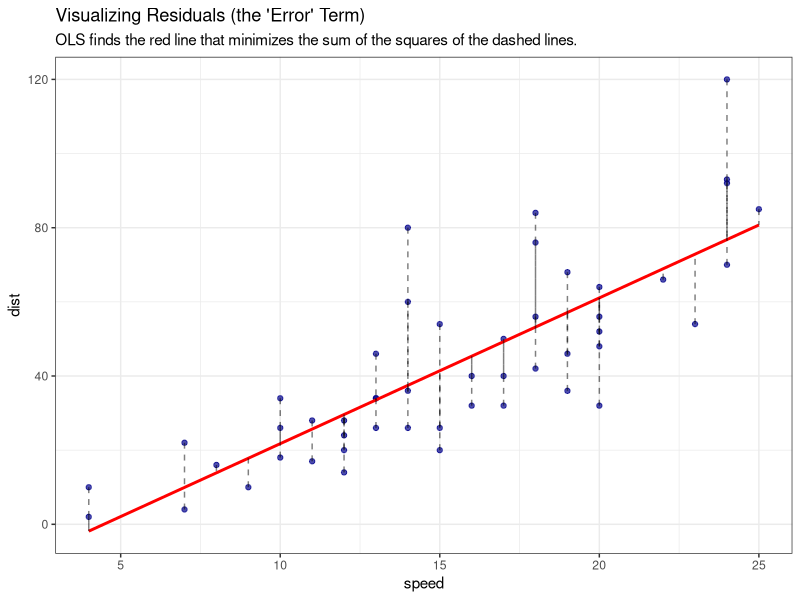
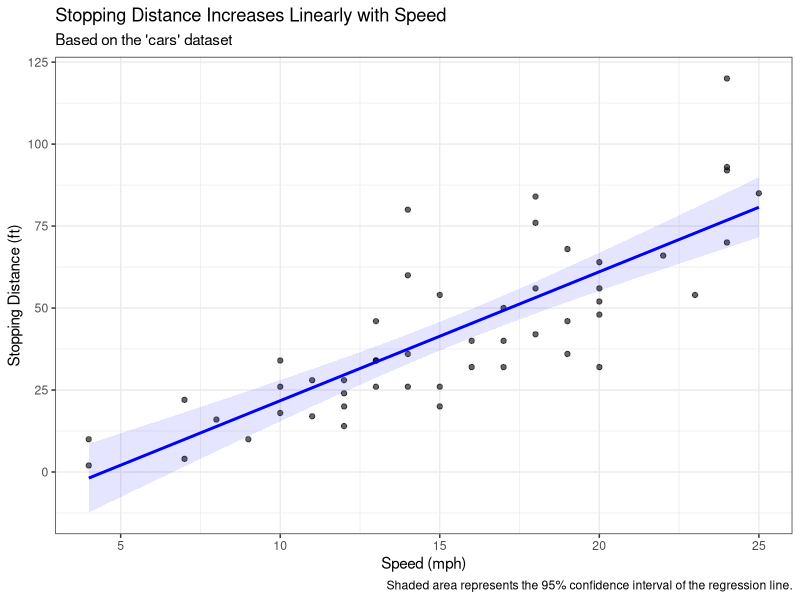
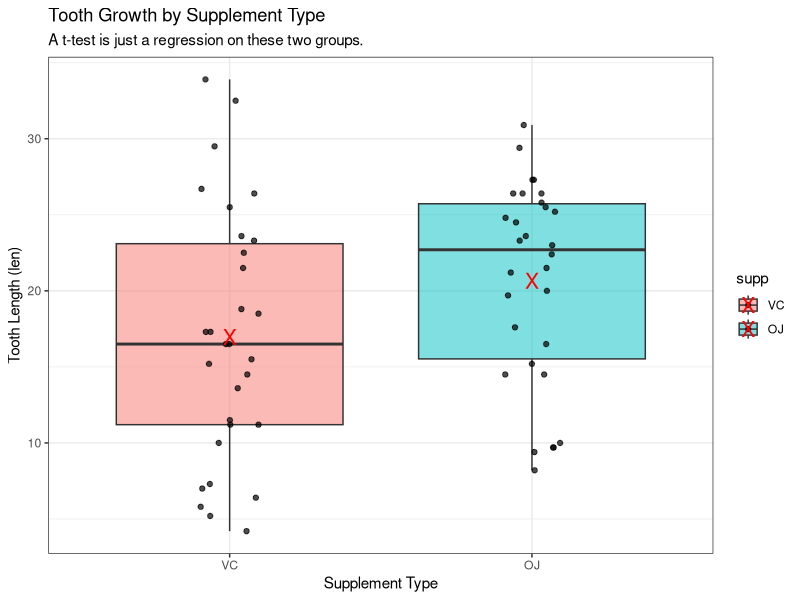
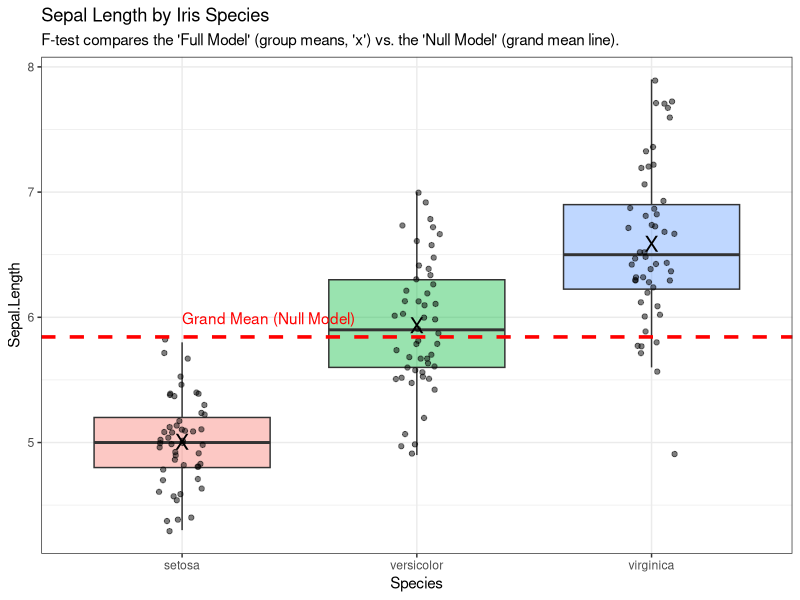
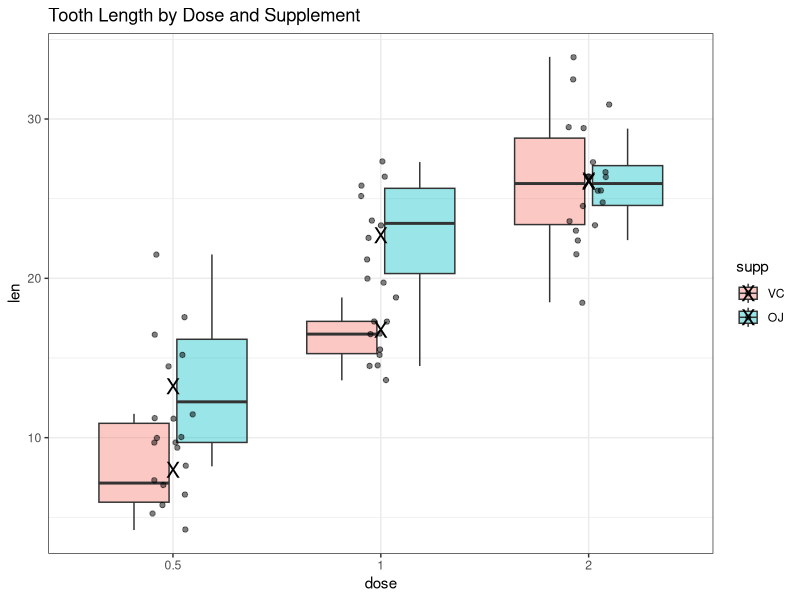
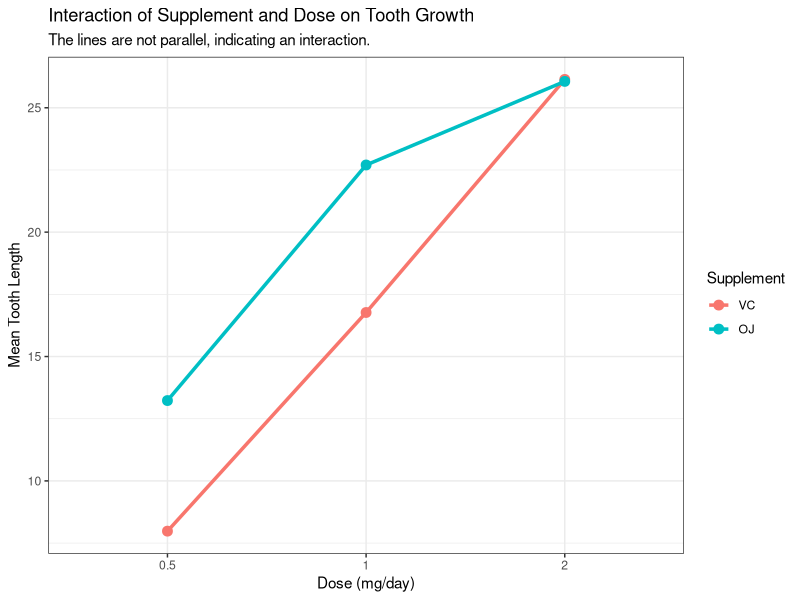
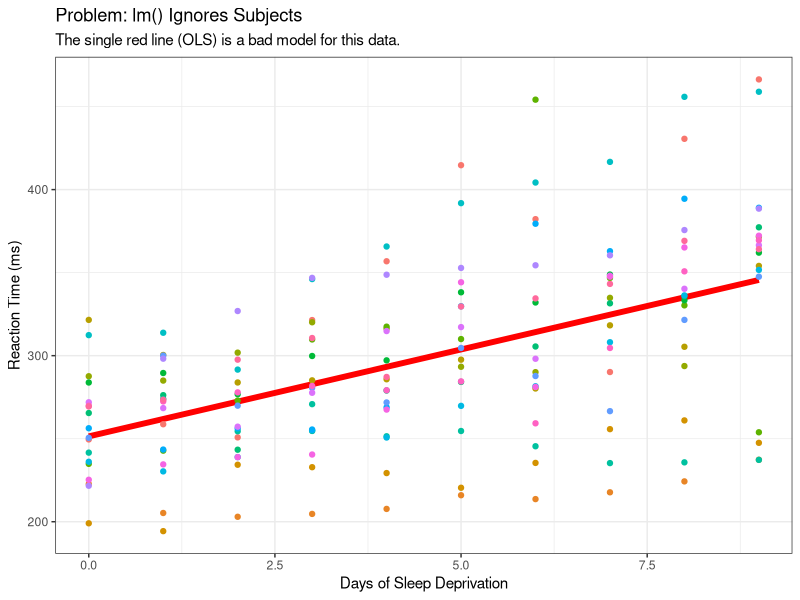
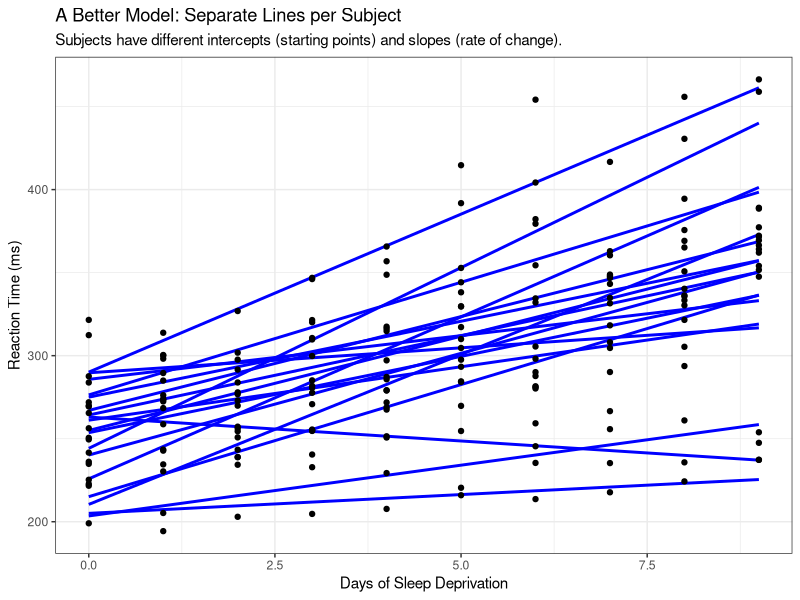

Write R code to recreate these figures, in order.
## ---- chunk 1
# This chunk sets up the R environment for the rest of the document
knitr::opts_chunk$set(
  echo = TRUE,       # Show the R code
  message = FALSE,   # Hide messages
  warning = FALSE,   # Hide warnings
  fig.align = "center", # Center plots
  out.width = '70%'
)

# Load required libraries
library(tidyverse) # For ggplot2, dplyr, and more
library(broom)     # For tidying model output
library(lme4)      # For Linear Mixed Models (LMM)
library(lmerTest)  # For p-values in LMMs
library(car)       # For Anova()
library(lattice)   # For qqmath()
## ---- chunk 2
# Use the built-in 'cars' dataset
data(cars)

# 1. Run the linear model
model_cars <- lm(dist ~ speed, data = cars)

# 2. Use broom::augment() to get model results
model_aug <- broom::augment(model_cars)

# 3. Plot the data, the line, and the residuals
ggplot(model_aug, aes(x = speed, y = dist)) +
  geom_point(color = "darkblue", alpha = 0.7) +  # The raw data points (Y_i)
  geom_smooth(method = "lm", se = FALSE, color = "red") + # The regression line (Y_hat)
  geom_segment(
    aes(xend = speed, yend = .fitted), 
    color = "black", 
    alpha = 0.5, 
    linetype = "dashed"
  ) + # The residuals (epsilon_i)
  labs(
    title = "Visualizing Residuals (the 'Error' Term)",
    subtitle = "OLS finds the red line that minimizes the sum of the squares of the dashed lines."
  ) +
  theme_bw()
## ---- chunk 3
model_cars <- lm(dist ~ speed, data = cars)

# Use summary() to get the detailed results
summary(model_cars)
## ---- chunk 4
ggplot(cars, aes(x = speed, y = dist)) +
  geom_point(alpha = 0.6) +
  geom_smooth(method = "lm", color = "blue", fill = "blue", alpha = 0.1) +
  labs(
    title = "Stopping Distance Increases Linearly with Speed",
    subtitle = "Based on the 'cars' dataset",
    x = "Speed (mph)",
    y = "Stopping Distance (ft)",
    caption = "Shaded area represents the 95% confidence interval of the regression line."
  ) +
  theme_bw()
## ---- chunk 5
data(ToothGrowth)
# Set "VC" as the reference group to make output clearer
ToothGrowth$supp <- factor(ToothGrowth$supp, levels = c("VC", "OJ"))

# Run the t-test, assuming equal variances
ttest_result <- t.test(len ~ supp, data = ToothGrowth, var.equal = TRUE)
ttest_result
## ---- chunk 6
model_t <- lm(len ~ supp, data = ToothGrowth)
summary(model_t)
## ---- chunk 7
ggplot(ToothGrowth, aes(x = supp, y = len, fill = supp)) +
  geom_boxplot(alpha = 0.5, outlier.shape = NA) +
  geom_jitter(width = 0.1, height = 0, alpha = 0.7) +
  # We can also add points for the means, which is what the model estimates
  stat_summary(
    fun = "mean", 
    geom = "point",
    shape = "X",
    size = 5,
    color = "red"
  ) +
  labs(
    title = "Tooth Growth by Supplement Type",
    subtitle = "A t-test is just a regression on these two groups.",
    x = "Supplement Type",
    y = "Tooth Length (len)"
  ) +
  theme_bw()
## ---- chunk 8
# 'iris' is built-in
data(iris)
# Run the linear model
model_aov <- lm(Sepal.Length ~ Species, data = iris)
## ---- chunk 9
summary(model_aov)
## ---- chunk 10
anova(model_aov)
## ---- chunk 11
# 1. Build the null model (intercept-only)
model_null <- lm(Sepal.Length ~ 1, data = iris)

# 2. Compare the null model to the full model
anova(model_null, model_aov)
## ---- chunk 12
# Get the grand mean for our plot
grand_mean <- mean(iris$Sepal.Length)

ggplot(iris, aes(x = Species, y = Sepal.Length, fill = Species)) +
  geom_boxplot(alpha = 0.4, outlier.shape = NA) +
  geom_jitter(width = 0.1, alpha = 0.5) +
  # This is the "Full Model" prediction (the group means)
  stat_summary(
    fun = "mean", geom = "point", shape = "X", size = 5, color = "black"
  ) +
  # This is the "Null Model" prediction (the grand mean)
  geom_hline(
    yintercept = grand_mean, linetype = "dashed", color = "red", linewidth = 1.2
  ) +
  annotate(
    "text", x = "setosa", y = grand_mean + 0.15, 
    label = "Grand Mean (Null Model)", color = "red", hjust = "left"
  ) +
  labs(
    title = "Sepal Length by Iris Species",
    subtitle = "F-test compares the 'Full Model' (group means, 'x') vs. the 'Null Model' (grand mean line)."
  ) +
  theme_bw() +
  theme(legend.position = "none")
## ---- chunk 13
# Convert dose to a factor
ToothGrowth$dose <- as.factor(ToothGrowth$dose)

# Model 0: Null Model (Grand Mean)
model_0 <- lm(len ~ 1, data = ToothGrowth)

# Model 3: Additive Model (Main Effects Only)
model_3 <- lm(len ~ supp + dose, data = ToothGrowth)

# Model 4: Interaction Model (Full Factorial)
model_4 <- lm(len ~ supp * dose, data = ToothGrowth)
## ---- chunk 14
# Does adding the interaction term (supp:dose) significantly reduce the SSE?
anova(model_3, model_4)
## ---- chunk 15
# Use car::Anova() on the full interaction model
full_model_anova <- car::Anova(model_4,type=3)
full_model_anova
## ---- chunk 16
ggplot(ToothGrowth, aes(x = dose, y = len, fill = supp)) +
  geom_boxplot(alpha = 0.4, outlier.shape = NA) +
  geom_jitter(width = 0.1, alpha = 0.5) +
  # This is the "Full Model" prediction (the group means)
  stat_summary(
    fun = "mean", geom = "point", shape = "X", size = 5, color = "black"
  ) +
  labs(
    title = "Tooth Length by Dose and Supplement",
  ) +
  theme_bw()
## ---- chunk 17
# We need to get the group means to plot
tg_summary <- ToothGrowth %>%
  group_by(supp, dose) %>%
  summarise(mean_len = mean(len))

# Plot the interaction
ggplot(tg_summary, aes(x = dose, y = mean_len, color = supp, group = supp)) +
  geom_line(linewidth = 1.2) +
  geom_point(size = 3) +
  labs(
    title = "Interaction of Supplement and Dose on Tooth Growth",
    subtitle = "The lines are not parallel, indicating an interaction.",
    x = "Dose (mg/day)",
    y = "Mean Tooth Length",
    color = "Supplement"
  ) +
  theme_bw()
## ---- chunk 18
# Load the lme4 package for the data
library(lme4)

ggplot(sleepstudy, aes(x = Days, y = Reaction)) +
  # Plot the "pooled" line, which is what lm() does
  geom_smooth(method = "lm", color = "red", linewidth = 2, se=FALSE) +
  # Add the raw data points, colored by Subject
  geom_point(aes(color = Subject)) +
  labs(
    title = "Problem: lm() Ignores Subjects",
    subtitle = "The single red line (OLS) is a bad model for this data.",
    x = "Days of Sleep Deprivation",
    y = "Reaction Time (ms)"
  ) +
  theme_bw() +
  theme(legend.position = "none") # Too many subjects to show a legend
## ---- chunk 19
ggplot(sleepstudy, aes(x = Days, y = Reaction, group = Subject)) +
  # Add a separate line for each subject
  geom_smooth(method = "lm", se = FALSE, color = "blue", alpha = 0.5) +
  geom_point() +
  labs(
    title = "A Better Model: Separate Lines per Subject",
    subtitle = "Subjects have different intercepts (starting points) and slopes (rate of change).",
    x = "Days of Sleep Deprivation",
    y = "Reaction Time (ms)"
  ) +
  theme_bw()
## ---- chunk 20
# Load lme4 package
library(lme4)
# Load lmerTest package to get p-values
library(lmerTest)

# 1. The "Null" model (Random Intercept Only)
#    - Assumes all subjects have the same slope, but different intercepts.
model_int <- lmer(Reaction ~ Days + (1 | Subject), data = sleepstudy)

# 2. The "Full" model (Random Intercept + Random Slope)
#    - Assumes subjects have different intercepts AND different slopes.
model_full <- lmer(Reaction ~ Days + (1 + Days | Subject), data = sleepstudy)
## ---- chunk 21
anova(model_int, model_full)
## ---- chunk 22
summary(model_full)

## ---- chunk 23
# Plot residuals vs. fitted
plot(model_full) 
## ---- chunk 24
# Q-Q plot of residuals
qqnorm(residuals(model_full))
qqline(residuals(model_full))
## ---- chunk 25
# Load lattice package
library(lattice)

# Create Q-Q plots for each random effect
qqmath(ranef(model_full, condVar = TRUE))
#condVar=TRUE tells ranef to model conditional variance
